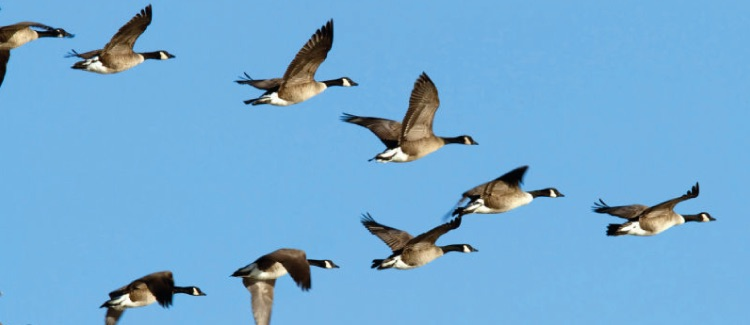
#> input picture module_6/Geese-Blog.jpg, 750 x 325 px
$ jupyter execute 'M6S2U2 Exemple_de_regroupement_des_donnees_en_analyse_image_Solutionnaire.ipynb'   (shell and % lines are left out)
#> lines starting #> are read from the running program, lines starting #| are printed output that depends on the picture
---
# Module 6.2 : Exemple de regroupement des données en analyse d'image
---

Dans ce script en Python, nous allons voir comment utiliser les méthodes de regroupement de données (*clustering*) pour réduire le nombre de couleurs dans une image.

Nous allons utiliser l'image suivante d'un vol d'oies. Le nombre de couleurs est assez limité; combien en voyez-vous?

<p>&nbsp;</p>
<div align="center">

    <div>
    <font size="1.5">Image Source: https://trainingonline4u.com/why-do-geese-fly-in-a-v-lessons-for-developing-leadership</font>
    </div>
</div>
<p>&nbsp;</p>

### IMPORTANT: Copie du notebook!

Vous devez faire une copie du notebook dans votre drive avant de l'exécuter, car les modifications dans le notebook original ne seront pas sauvegardées. Vous travaillerez ainsi dans la copie et non dans l'original.

Importation des fichiers à utiliser dans le tutoriel.

[cell 1]
from sklearn.cluster import KMeans
from skimage.transform import resize
from sklearn.preprocessing import StandardScaler
from sklearn.metrics import davies_bouldin_score, silhouette_score
from sklearn.mixture import GaussianMixture

from skimage import color
from skimage import io
import io
import cv2
import random

import numpy as np
import pandas as pd
import matplotlib.pyplot as plt
from matplotlib.colors import ListedColormap
import seaborn as sns
sns.set(color_codes=True)


import warnings
warnings.filterwarnings("ignore")

# Pour la reproductibilité des résultats
np.random.seed(41)


# Auteur: Pierre Gravel <pierre.gravel@iid.ulaval.ca>
# License: BSD

## Partie I: Lecture de l'image à traiter

#### Lecture de l'image

[cell 2]
img = cv2.imread('Geese-Blog.jpg', cv2.IMREAD_COLOR)
#> img is the input picture: shape (325, 750, 3); mean B, G, R 212.1, 171.1, 114.7
rgb = cv2.cvtColor(img, cv2.COLOR_BGR2RGB)/255
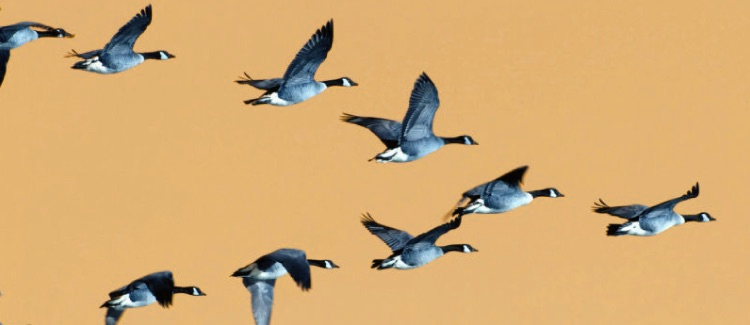
#> rgb: shape (325, 750, 3) float64; mean B, G, R 0.45, 0.671, 0.832

#### Affichage de l'image originale

[cell 3]
fig, ax = plt.subplots()

ax.imshow(rgb)
ax.set_xticks([])
ax.set_yticks([])
ax.grid(False)
ax.set_title('Image originale', fontsize=16)
plt.tight_layout()
plt.show()

# Partie II: Génération de la matrice $X=[R, G, B]$

#### Génération de la matrice des observations

Dans une image couleur de type RGB (*Red, Green, Blue*), un triplet d'intensités [rouge, vert, bleu] est associé à chaque pixel. C'est le mélange des trois intensités lumineuses qui génère la couleur d'un pixel donné.

L'image RGB est une matrice 3-D; les deux premières dimensions indiquent le nombre de pixels en y et en x. La troisième dimension indique le nombre de canaux. Il y en a trois; R, G et B.

On transforme l'image en une matrice 2-D, ou chaque colonne est un canal de couleur (une caractéristique) et chaque ligne est un pixel (une observation).

[cell 4]
# Séparation des canaux de couleurs
r = rgb[:,:,0].reshape(-1, 1)
g = rgb[:,:,1].reshape(-1, 1)
b = rgb[:,:,2].reshape(-1, 1)

X = np.concatenate((r, g, b), axis=1)

#### Normalisation des données

[cell 5]
scaler = StandardScaler()
X_s = scaler.fit_transform(X)

## Partie III: Détermination du nombre optimal de couleurs avec la méthode k-moyennes

La méthode k-moyennes (*k-Means*) est la plus utilisée pour estimer le nombre de groupes dans un nuage de données multidimensionnel. Elle fait l'hypothèse que tous les groupes sont isotropes et ont la même dispersion spatiale. Bien que ce soit rarement le cas, le nombre de groupes estimé est souvent près de la réalité.

On utilise la métrique statistique de la [silhouette](https://scikit-learn.org/stable/auto_examples/cluster/plot_kmeans_silhouette_analysis.html) pour évaluer la qualité des regroupements. Cette mesure est comprise entre [-1, 1].

Une bonne séparation d'un nuage de points en de multiples groupes compacts produit une valeur de silhouette près de 1.

#### Sélection d'un nombre réduit d'échantillons de la matrice des observations afin d'accélérer les calculs.

[cell 6]
# Nombre total d'observations
N = X_s.shape[0]
#> N = 243750

# Nombre d'échantillons à utiliser
Npts = 5000

indx = random.sample(range(0, N), Npts)
x_s = X_s[indx,:]

#### Calcul de la métrique de regroupement pour différents nombres de groupes

[cell 7]
silhouette = []
for k in range(2, 11):
    # Regroupement des données en k groupes
    estimator = KMeans(n_clusters=k, n_init=20)
    estimator.fit(x_s)

    # Calcul de la métrique pour ce regroupement
    silhouette.append(silhouette_score(x_s, estimator.labels_, metric='euclidean'))
#> after the loop, silhouette = [0.902, 0.905, 0.906, 0.901, 0.897, 0.894, 0.889, 0.857, 0.857]

#### Affichage des résultats

[cell 8]
ngroupes = range(2, 11)

fig, ax = plt.subplots(1, 1, sharex=True, figsize = (6, 4))
ax.plot(ngroupes, silhouette, 'o-')
ax.set_xlabel('Nombre de regroupements');
ax.set_ylabel('Silhouette');
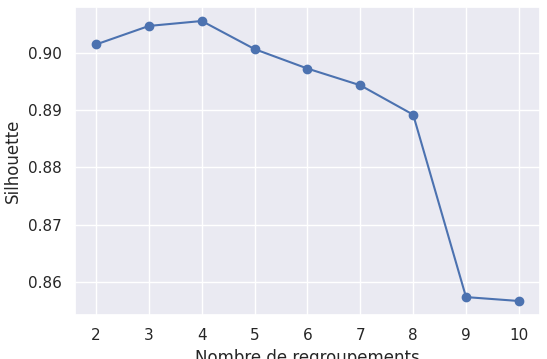
#> figure drawn by matplotlib, 1 panel

Le nombre optimal de groupes est de 4. La valeur correspondante de la métrique est très près de 1; la séparation des couleurs devrait être assez bonne.

# Partie IV: Génération d'images avec un nombre réduit de couleurs

#### Définissons une fonction pour comparer les résultats avec différents nombres de groupes/couleurs.

Pour un nombre de groupes donné, on peut utiliser la méthode des mélanges gaussiens (*Gaussian mixtures*) pour
regrouper les données. Contrairement à la méthode des k-moyennes, elle fait l'hypothèse que tous les groupes sont différents entre eux et sont anisotropes; c'est souvent le cas en pratique.

[cell 9]
def reduction_des_couleurs(X, rgb, n, ax=None):

    # Regroupement des données en n groupes
#> called with X = array of shape (243750, 3), n = 4
    gm = GaussianMixture(n_components=n, random_state=0, covariance_type='tied').fit(X)

    # Étiquettes des pixels
    y = gm.predict(X)
    y = y.reshape((rgb.shape[0], rgb.shape[1]))
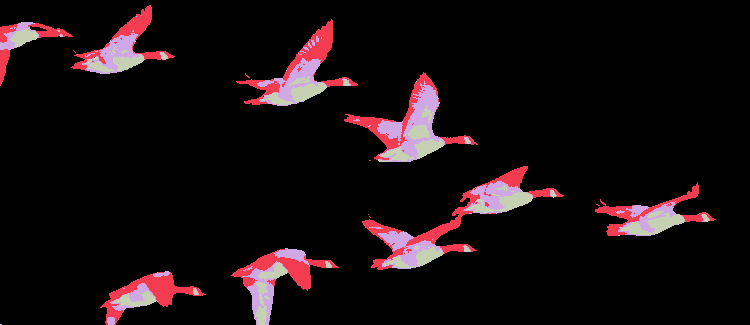
#> y: shape (325, 750) int64; 4 distinct labels, from 0 to 3; one colour per label, 0 black

    # Calcul de la valeur moyenne des canaux R, G et B pour chaque groupe
    couleurs_moyennes = np.zeros((n, 3))
    for k in range(n):
        x = rgb[y==k]
        couleurs_moyennes[k,:] = np.mean(x, axis=0)
#> after the loop, couleurs_moyennes = [[0.456, 0.705, 0.889], [0.148, 0.149, 0.15], [0.454, 0.38, 0.284], [0.801, 0.741, 0.625]]

    # Génération d'une carte de couleurs utilisant la couleur moyenne de chaque groupe
    cm_bright = ListedColormap(couleurs_moyennes)

    # Affichage de l'image avec n couleurs
    if ax is None:
        ax = plt.gca()

    ax.imshow(y, cmap=cm_bright)
    ax.set_title('K= %d' % (n), fontsize=18)
    ax.set_xticks([])
    ax.set_yticks([])
    ax.grid(False)

## Affichage du meilleur résultat de réduction des couleurs

[cell 10]
fig, axs = plt.subplots(1, 2, figsize = (10, 6))

axs[0].imshow(rgb)
axs[0].set_xticks([])
axs[0].set_yticks([])
axs[0].grid(False)
axs[0].set_title('Image originale', fontsize=16)

reduction_des_couleurs(X_s, rgb, 4, ax=axs[1])
plt.tight_layout()
plt.show()
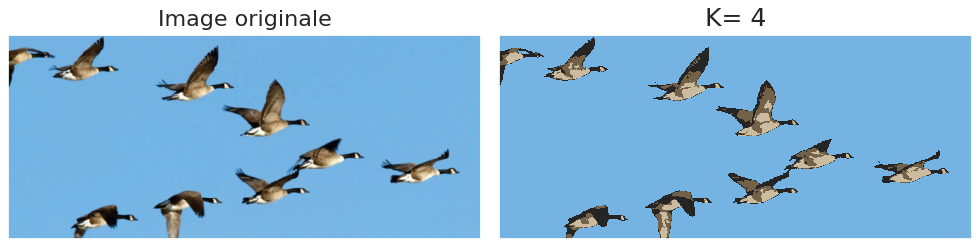
#> figure drawn by matplotlib, 2 panels; B, G, R data is drawn as R, G, B
